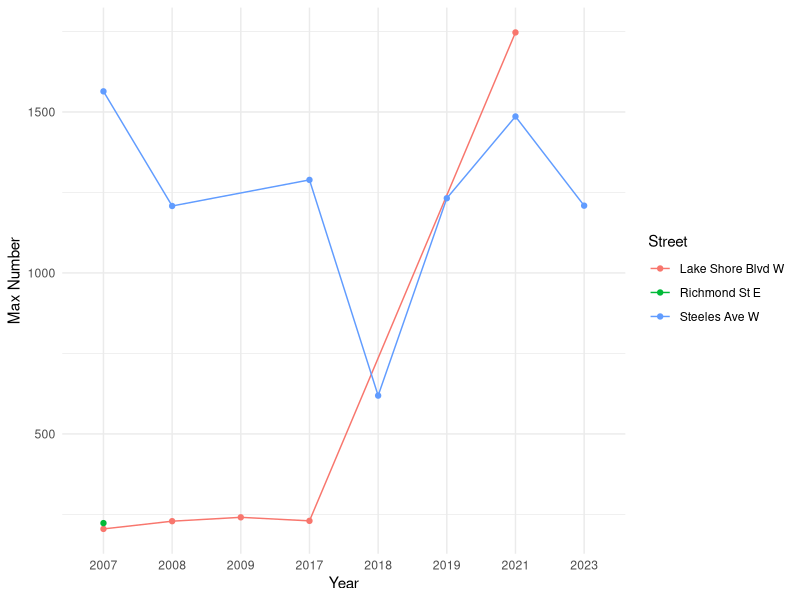

This chart was generated by the following R code:
## ---- chunk 1
#| include: false
#| warning: false
#| message: false
library(here)
library(tidyverse)
#import raw data
toronto_red_light_cameras <-
  read_csv(
    here::here("inputs/data/unedited_data.csv")
  )
  show_col_types=FALSE
## ---- chunk 2
#| label: tbl-toronto
#| tbl-cap: red light cameras numbers in toronto
#| echo: false
library(here)
library(tidyverse)
library(dplyr)
library(readr)
library(kableExtra)

toronto_red_light_cameras_clean <- toronto_red_light_cameras %>%
  filter(LINEAR_NAME_FULL_1 %in% c("Richmond St E", "Lake Shore Blvd W", "Steeles Ave W")) %>%
  mutate(Year = format(as.Date(ACTIVATION_DATE), "%Y")) %>%
  select(LINEAR_NAME_FULL_1, TCS, Year)
max_number_by_street_year <- toronto_red_light_cameras_clean %>%
  group_by(Year, LINEAR_NAME_FULL_1) %>%
  summarize(Max_Number = max(TCS), .groups = 'drop')
print(max_number_by_street_year)
kable(
  max_number_by_street_year,
  col.names = c("Year", "Street", "Max Number"),  
  digits = 1
)


## ---- chunk 3
#| label: fig-toronto
#| fig-cap: red light cameras annal change
#| echo: false
#| warning: false
#| message: false
toronto_red_light_cameras_clean <- toronto_red_light_cameras %>%
  filter(LINEAR_NAME_FULL_1 %in% c("Richmond St E", "Lake Shore Blvd W", "Steeles Ave W")) %>%
  mutate(Year = format(as.Date(ACTIVATION_DATE), "%Y")) %>%
  select(LINEAR_NAME_FULL_1, TCS, Year)
max_number_by_street_year <- toronto_red_light_cameras_clean %>%
  group_by(Year, LINEAR_NAME_FULL_1) %>%
  summarize(Max_Number = max(TCS))
library(ggplot2)
max_number_by_street_year$Max_Number <- as.numeric(as.character(max_number_by_street_year$Max_Number))
library(ggplot2)
ggplot(max_number_by_street_year, aes(x = Year, y = Max_Number, group = LINEAR_NAME_FULL_1, color = LINEAR_NAME_FULL_1)) +
  geom_line() +  
  geom_point() + 
  labs(x = "Year", y = "Max Number", color = "Street") +
  theme_minimal() 

## ---- chunk 4
#| echo: false
toronto_red_light_cameras_clean <- toronto_red_light_cameras %>%
  filter(LINEAR_NAME_FULL_1 %in% c("Richmond St E", "Lake Shore Blvd W", "Steeles Ave W")) %>%
  mutate(Year = format(as.Date(ACTIVATION_DATE), "%Y")) %>%
  select(LINEAR_NAME_FULL_1, TCS, Year)

max_number_by_street_year <- toronto_red_light_cameras_clean %>%
  group_by(Year, LINEAR_NAME_FULL_1) %>%
  summarize(Max_Number = max(TCS), .groups = 'drop')  
